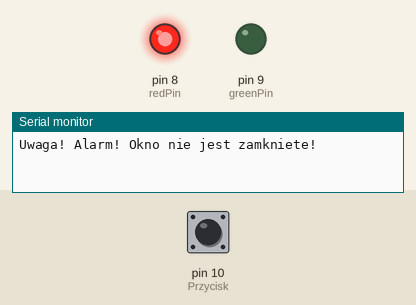
Simulated run of this sketch. Board: Arduino Uno, built with avr-gcc and run on an emulated ATmega328P. Shown: output pins drawn as LEDs (lit = HIGH), the last lines printed to the serial monitor. The inputs (shaded band) are chosen by the test bench; at power-on: pin 10 (Przycisk) HIGH.

Above: at 1.2 s.
1.3 s: pin 10 (Przycisk) pulled LOW for 0.15 s
At 1.37 s:
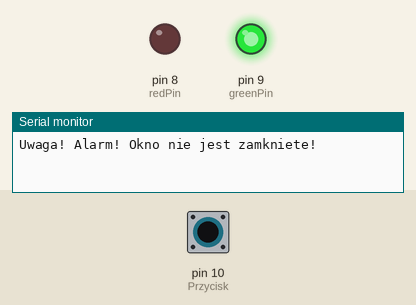
2.9 s: pin 10 (Przycisk) pulled LOW for 3.2 s
At 7.1 s:
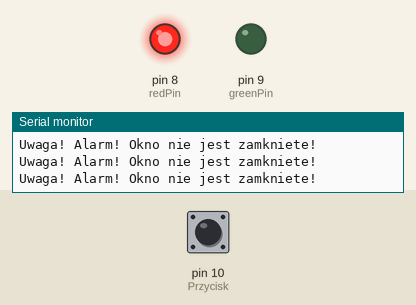
Timing chart, 0 to 8.6 s (numbered marks = the images above; inputs shaded):
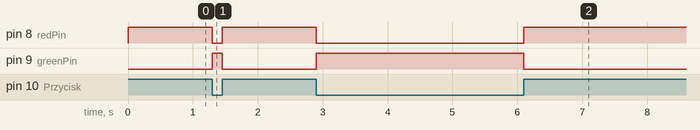

The sketch:

uart_2.ino
```cpp
#define redPin 8
#define greenPin 9

void setup(){
  Serial.begin(9600); //Uruchamiamy transmisję

  pinMode(redPin, OUTPUT); //Wyjście diody czerwonej
  pinMode(greenPin, OUTPUT); //Wyjście diody zielonej
  pinMode(10, INPUT_PULLUP); //Przycisk

  digitalWrite(redPin, LOW); //Wyłączenie obu diod
  digitalWrite(greenPin, LOW);
}
void loop() {
  if (digitalRead(10) == LOW) { //Jeśli przycisk jest wciśnięty
    digitalWrite(greenPin, HIGH); //Włączenie diody zielonej
    digitalWrite(redPin, LOW); //Wyłączenie diody czerwonej
  } else { //Jeśli przycisk nie jest wciśnięty
    digitalWrite(greenPin, LOW); //Wyłączenie diody zielonej
    digitalWrite(redPin, HIGH); //Włączenie diody czerwonej
    Serial.println("Uwaga! Alarm! Okno nie jest zamkniete!");

    while (digitalRead(10) == HIGH) {
      delay(25);
    }
  }
}
```

Measured:
- after the input at 1.3 s, pin 8 (redPin): HIGH → LOW at once, → HIGH 0.15 s later; pin 9 (greenPin): LOW → HIGH at once, → LOW 0.15 s later
- after the input at 2.9 s, pin 8 (redPin): HIGH → LOW at once, → HIGH 3.2 s later; pin 9 (greenPin): LOW → HIGH at once, → LOW 3.2 s later
